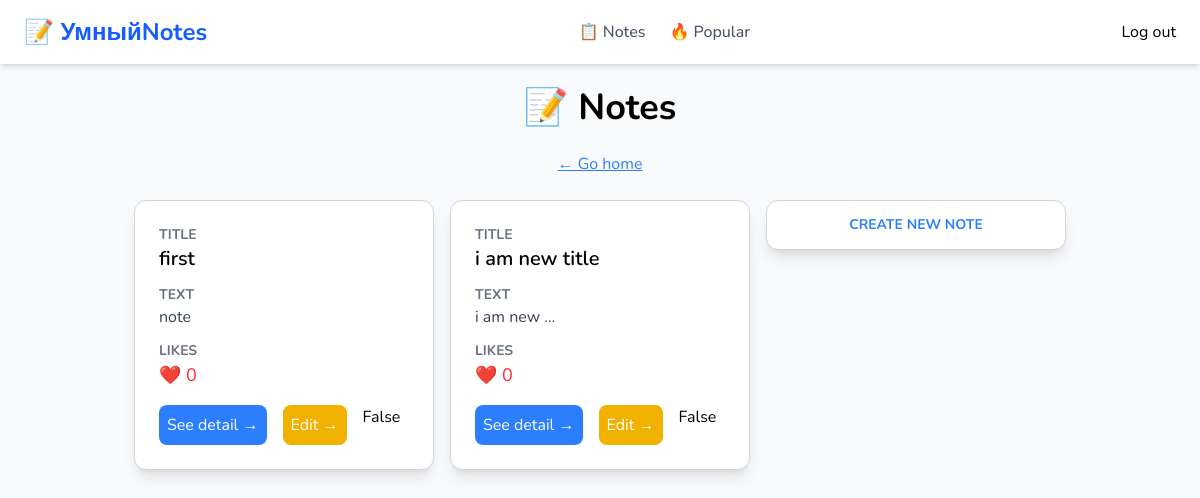
/smart/ (signed in), run on an earlier commit of the app's database.
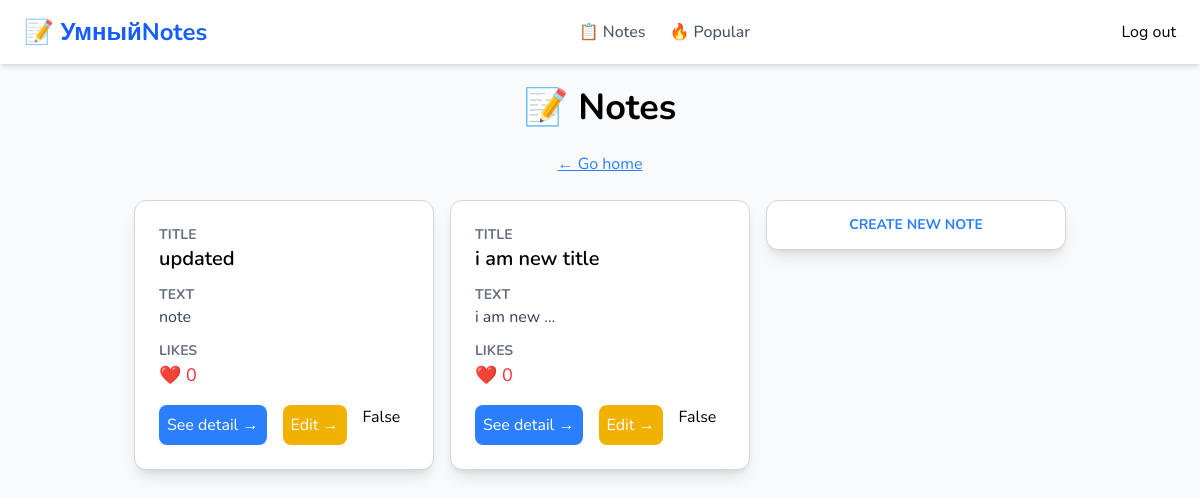
And on a later commit of the database.
### notes/models.py (models this page shows, shortened)
class Notes(models.Model):
    title = models.CharField(max_length=255)
    text = models.TextField(null=True, blank=True)
    created = models.DateTimeField(auto_now_add=True)
    likes = models.IntegerField(default=0)
    user = models.ForeignKey(User, on_delete=models.CASCADE, related_name='notes')
    is_public = models.BooleanField(default=False)
    class Meta:
        db_table = 'notes'
        verbose_name = 'Note'
        verbose_name_plural = 'Notes'

### notes/views.py (the view)
# urls.py: path('', NoteListView.as_view(), name='notes-list'),
class NoteListView(LoginRequiredMixin, ListView):
    model = Notes
    context_object_name = 'notes' # это имя переменной которую ты используешь в HTML шаблоне.
    template_name = 'notes/notes.html'
    login_url = '/login/'
    def get_queryset(self):
        return self.request.user.notes.all()

### notes/templates/notes/notes.html
{% extends 'base.html' %}
    {% block content %}
    <div class="max-w-[1200px] m-auto text-center p-6">
        <h1 class="text-4xl font-bold mb-6">📝 Notes</h1>
        <a href="{% url 'welcome' %}" class="text-blue-500 hover:text-blue-700 underline mb-6 inline-block">← Go home</a>
        <div class="flex flex-wrap gap-4 text-start justify-center">
            {% for note in notes %}
            <div class="border border-gray-300 rounded-xl w-[300px] p-6 shadow-lg hover:shadow-xl transition-shadow bg-white">
                <h3 class="font-bold text-gray-500 text-sm uppercase">Title</h3>
                <p class="text-xl font-semibold mb-3">{{ note.title }}</p>
                <h3 class="font-bold text-gray-500 text-sm uppercase">Text</h3>
                <p class="text-gray-700 mb-3">{{ note.text|truncatechars:10 }}</p>
                <h3 class="font-bold text-gray-500 text-sm uppercase">Likes</h3>
                <p class="text-red-500 text-lg mb-4">❤️ {{ note.likes }}</p>
                <div class="flex gap-4 flex-wrap">
                    <a href="{% url 'notes-detail' note.pk %}" class="bg-blue-500 text-white px-2 py-2 rounded-lg hover:bg-blue-600 transition-colors inline-block">See detail →</a>
                    <a href="{% url 'notes-update' note.pk %}" class="bg-yellow-500 text-white px-2 py-2 rounded-lg hover:bg-yellow-600 transition-colors inline-block">Edit →</a>
                    <p>{{ note.is_public }}</p>
                </div>
            </div>
            {% endfor %}
        <div class="border border-gray-300 rounded-xl w-[300px] h-[50px] flex items-center justify-center shadow-lg hover:shadow-xl transition-shadow bg-white">
            <a href="{% url 'notes.new' %}" class="font-bold text-blue-500 text-center cursor-pointer hover:underline text-sm uppercase">Create new note</a>
            </div>
        </div>
    </div>
{% endblock %}

What changed in the data, as far as the page shows it:
changed Notes "note": title "first" → "updated"
